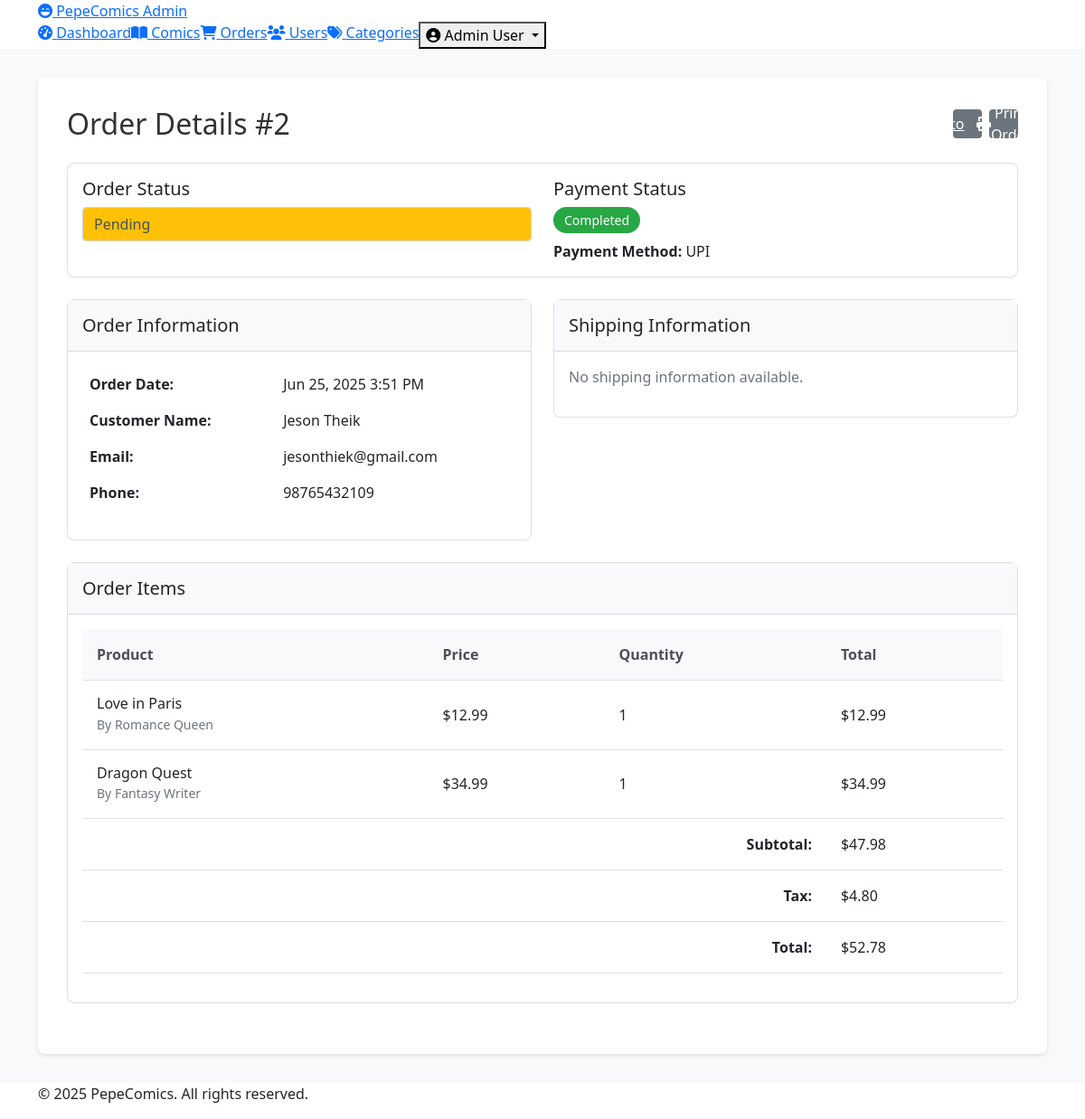
The page /admin/php/views/order-details.php?id=2 (signed in) on the database its author committed.
### tables this page shows
CREATE TABLE orders (
    order_id INT AUTO_INCREMENT PRIMARY KEY,
    user_id INT NOT NULL,
    order_date DATETIME DEFAULT CURRENT_TIMESTAMP NOT NULL,
    status ENUM('pending', 'processing', 'shipped', 'delivered', 'cancelled') NOT NULL DEFAULT 'pending',
    shipping_address TEXT NOT NULL,
    total_amount DECIMAL(10,2) NOT NULL,
    FOREIGN KEY (user_id) REFERENCES users(user_id) ON DELETE CASCADE
);

CREATE TABLE users (
    user_id INT AUTO_INCREMENT PRIMARY KEY,
    name VARCHAR(100) NOT NULL,
    email VARCHAR(100) UNIQUE NOT NULL,
    phone VARCHAR(15),
    address TEXT,
    password_hash VARCHAR(255) NOT NULL,
    is_admin BOOLEAN DEFAULT FALSE
);

CREATE TABLE order_items (
    order_item_id INT AUTO_INCREMENT PRIMARY KEY,
    order_id INT NOT NULL,
    comic_id INT NOT NULL,
    quantity INT NOT NULL,
    total_price DECIMAL(10,2) NOT NULL,
    FOREIGN KEY (order_id) REFERENCES orders(order_id) ON DELETE CASCADE,
    FOREIGN KEY (comic_id) REFERENCES comics(comic_id) ON DELETE CASCADE
);

CREATE TABLE comics (
    comic_id INT AUTO_INCREMENT PRIMARY KEY,
    title VARCHAR(150) NOT NULL,
    author VARCHAR(100),
    publisher VARCHAR(100),
    price DECIMAL(10,2) NOT NULL,
    stock INT DEFAULT 0 NOT NULL,
    description TEXT,
    image_data MEDIUMBLOB,
    image_type VARCHAR(50),
    image_name VARCHAR(255)
);

### php/models/Order.php (called while the page is built, shortened)
<?php
class Order {
    private $pdo;
    public function __construct($pdo) {
        $this->pdo = $pdo;
    }
    public function getOrderItems($orderId) {
        try {
            $stmt = $this->pdo->prepare('
                SELECT oi.*,
                       c.title,
                       c.author,
                       c.price,
                       oi.quantity,
                       oi.total_price
                FROM order_items oi
                JOIN comics c ON oi.comic_id = c.comic_id
                WHERE oi.order_id = :order_id
                ORDER BY oi.order_item_id ASC
            ');
            $stmt->execute(['order_id' => $orderId]);
            $items = $stmt->fetchAll(PDO::FETCH_ASSOC);
            return $items;
        } catch (Exception $e) {
            error_log("Error getting order items: " . $e->getMessage());
            return [];
        }
    }
    public function getOrderById($orderId) {
        try {
            $stmt = $this->pdo->prepare('
                SELECT o.*,
                       u.name as customer_name,
                       u.email,
                       u.phone,
                       p.status as payment_status,
                       p.payment_method,
                       (SELECT SUM(total_price) FROM order_items WHERE order_id = o.order_id) as subtotal,
                       (SELECT SUM(total_price) * 0.1 FROM order_items WHERE order_id = o.order_id) as tax,
                       (SELECT SUM(total_price) * 1.1 FROM order_items WHERE order_id = o.order_id) as total_amount
                FROM orders o
                LEFT JOIN users u ON o.user_id = u.user_id
                LEFT JOIN payments p ON o.order_id = p.order_id
                WHERE o.order_id = :order_id
            ');
            $stmt->execute(['order_id' => $orderId]);
            $order = $stmt->fetch(PDO::FETCH_ASSOC);
            if ($order) {
                if (!empty($order['shipping_address'])) {
                    $addressParts = explode(',', $order['shipping_address']);
                    $order['shipping_address'] = isset($addressParts[0]) ? trim($addressParts[0]) : '';
                    $order['shipping_city'] = isset($addressParts[1]) ? trim($addressParts[1]) : '';
                    $order['shipping_state'] = isset($addressParts[2]) ? trim(explode(' ', trim($addressParts[2] ?? ''))[0] ?? '') : '';
                    $order['shipping_postal_code'] = isset($addressParts[2]) ? trim(substr(strstr($addressParts[2] ?? '', ' ') ?? '', 1)) : '';
                } else {
                    $order['shipping_address'] = '';
                    $order['shipping_city'] = '';
                    $order['shipping_state'] = '';
                    $order['shipping_postal_code'] = '';
                }
            }
            return $order;
        } catch (Exception $e) {
            error_log("Error getting order by ID: " . $e->getMessage());
            return null;
        }
    }
}

### admin/php/views/order-details.php (the view, shortened to what this page needs)
<?php
require_once '../../../php/db.php';
require_once '../../../php/models/Order.php';
$orderModel = new Order($pdo);
$orderId = isset($_GET['id']) ? intval($_GET['id']) : 0;
$order = $orderModel->getOrderById($orderId);
$orderItems = $orderModel->getOrderItems($orderId);
function getStatusColor($status) {
    switch (strtolower($status)) {
        case 'pending':
            return '#ffc107';
    }
}
require_once 'header.php';
?>
<div class="admin-main">
    <div class="container">
        <div class="admin-content">
            <div class="d-flex justify-content-between align-items-center mb-4">
                <h1>Order Details #<?= $orderId ?></h1>
                <div class="action-buttons">
                    <a href="orders.php" class="admin-btn admin-btn-secondary">
                        <i class="fas fa-arrow-left"></i> Back to Orders
                    </a>
                    <button type="button" class="admin-btn admin-btn-secondary"
                            onclick="printOrder(<?= $orderId ?>)">
                        <i class="fas fa-print"></i> Print Order
                    </button>
                </div>
            </div>
            <div class="card mb-4">
                <div class="card-body">
                    <div class="row">
                        <div class="col-md-6">
                            <h5>Order Status</h5>
                            <form method="POST" class="status-form">
                                <select class="form-control status-select" name="status"
                                        onchange="this.form.submit()"
                                        style="background-color: <?= getStatusColor($order['status']) ?>">
                                    <option value="pending" <?= $order['status'] === 'pending' ? 'selected' : '' ?>>
                                        Pending
                                    </option>
                                </select>
                            </form>
                        </div>
                        <div class="col-md-6">
                            <h5>Payment Status</h5>
                            <span class="status-badge status-<?= strtolower($order['payment_status']) ?>">
                                <?= ucfirst($order['payment_status']) ?>
                            </span>
                            <?php if (!empty($order['payment_method'])): ?>
                                <div class="mt-2">
                                    <strong>Payment Method:</strong> <?= ucfirst($order['payment_method']) ?>
                                </div>
                            <?php endif; ?>
                        </div>
                    </div>
                </div>
            </div>
            <div class="row">
                <div class="col-md-6">
                    <div class="card mb-4">
                        <div class="card-header">
                            <h5 class="mb-0">Order Information</h5>
                        </div>
                        <div class="card-body">
                            <table class="table table-borderless">
                                <tr>
                                    <th>Order Date:</th>
                                    <td><?= date('M j, Y g:i A', strtotime($order['order_date'])) ?></td>
                                </tr>
                                <tr>
                                    <th>Customer Name:</th>
                                    <td><?= htmlspecialchars($order['customer_name']) ?></td>
                                </tr>
                                <tr>
                                    <th>Email:</th>
                                    <td><?= htmlspecialchars($order['email']) ?></td>
                                </tr>
                                <?php if (!empty($order['phone'])): ?>
                                    <tr>
                                        <th>Phone:</th>
                                        <td><?= htmlspecialchars($order['phone']) ?></td>
                                    </tr>
                                <?php endif; ?>
                            </table>
                        </div>
                    </div>
                </div>
                <div class="col-md-6">
                    <div class="card mb-4">
                        <div class="card-header">
                            <h5 class="mb-0">Shipping Information</h5>
                        </div>
                        <div class="card-body">
                            <?php if (!empty($order['shipping_address'])): ?>
                                <table class="table table-borderless">
                                    <tr>
                                        <th>Address:</th>
                                        <td><?= htmlspecialchars($order['shipping_address']) ?></td>
                                    </tr>
                                    <?php if (!empty($order['shipping_city'])): ?>
                                        <tr>
                                            <th>City:</th>
                                            <td><?= htmlspecialchars($order['shipping_city']) ?></td>
                                        </tr>
                                    <?php endif; ?>
                                    <?php if (!empty($order['shipping_state'])): ?>
                                        <tr>
                                            <th>State:</th>
                                            <td><?= htmlspecialchars($order['shipping_state']) ?></td>
                                        </tr>
                                    <?php endif; ?>
                                    <?php if (!empty($order['shipping_postal_code'])): ?>
                                        <tr>
                                            <th>Postal Code:</th>
                                            <td><?= htmlspecialchars($order['shipping_postal_code']) ?></td>
                                        </tr>
                                    <?php endif; ?>
                                </table>
                            <?php else: ?>
                                <p class="text-muted">No shipping information available.</p>
                            <?php endif; ?>
                        </div>
                    </div>
                </div>
            </div>
            <div class="card mb-4">
                <div class="card-header">
                    <h5 class="mb-0">Order Items</h5>
                </div>
                <div class="card-body">
                    <?php if (!empty($orderItems)): ?>
                        <div class="table-responsive">
                            <table class="admin-table">
                                <thead>
                                    <tr>
                                        <th>Product</th>
                                        <th>Price</th>
                                        <th>Quantity</th>
                                        <th>Total</th>
                                    </tr>
                                </thead>
                                <tbody>
                                    <?php foreach ($orderItems as $item): ?>
                                        <tr>
                                            <td>
                                                <div class="d-flex align-items-center">
                                                    <div class="ms-0">
                                                        <h6 class="mb-0"><?= htmlspecialchars($item['title']) ?></h6>
                                                        <?php if (!empty($item['author'])): ?>
                                                            <small class="text-muted">
                                                                By <?= htmlspecialchars($item['author']) ?>
                                                            </small>
                                                        <?php endif; ?>
                                                    </div>
                                                </div>
                                            </td>
                                            <td>$<?= number_format($item['price'], 2) ?></td>
                                            <td><?= $item['quantity'] ?></td>
                                            <td>$<?= number_format($item['total_price'], 2) ?></td>
                                        </tr>
                                    <?php endforeach; ?>
                                </tbody>
                                <tfoot>
                                    <tr>
                                        <td colspan="3" class="text-end"><strong>Subtotal:</strong></td>
                                        <td>$<?= number_format($order['subtotal'], 2) ?></td>
                                    </tr>
                                    <tr>
                                        <td colspan="3" class="text-end"><strong>Tax:</strong></td>
                                        <td>$<?= number_format($order['tax'], 2) ?></td>
                                    </tr>
                                    <tr>
                                        <td colspan="3" class="text-end"><strong>Total:</strong></td>
                                        <td>$<?= number_format($order['total_amount'], 2) ?></td>
                                    </tr>
                                </tfoot>
                            </table>
                        </div>
                    <?php else: ?>
                        <p class="text-muted">No order items found.</p>
                    <?php endif; ?>
                </div>
            </div>
        </div>
    </div>
</div>
<?php require_once 'footer.php'; ?>

### admin/css/admin.css (style rules this page uses)
.admin-main { padding: 2rem 0; min-height: calc(100vh - 60px); background-color: #f8f9fa; }
.admin-content { background-color: #fff; border-radius: 8px; box-shadow: 0 2px 4px rgba(0, 0, 0, 0.1); padding: 2rem; }
h1 { color: #333; font-size: 2rem; margin-bottom: 0; }
.admin-btn { display: inline-flex; align-items: center; justify-content: center; padding: 0.5rem 1rem; border-radius: 4px; border: none; font-weight: 500; cursor: pointer; transition: all 0.2s ease-in-out; }
.admin-btn i { margin-right: 0.5rem; }
.admin-btn-secondary { background-color: #6c757d; color: #fff; }
.admin-table { width: 100%; margin-bottom: 1rem; background-color: transparent; border-collapse: collapse; }
.admin-table th, .admin-table td { padding: 1rem; vertical-align: middle; border-bottom: 1px solid #dee2e6; }
.admin-table th { font-weight: 600; background-color: #f8f9fa; color: #495057; text-align: left; }
.action-buttons { display: flex; gap: 0.5rem; }
.action-buttons .admin-btn { width: 32px; height: 32px; padding: 0; }
.action-buttons .admin-btn i { margin: 0; }
.status-badge { display: inline-block; padding: 0.25rem 0.75rem; border-radius: 50px; font-size: 0.875rem; font-weight: 500; }
.status-completed { background-color: #28a745; color: #fff; }
.form-control { display: block; width: 100%; padding: 0.375rem 0.75rem; font-size: 1rem; line-height: 1.5; color: #495057; background-color: #fff; background-clip: padding-box; border: 1px solid #ced4da; border-radius: 4px; transition: border-color 0.15s ease-in-out, box-shadow 0.15s ease-in-out; }
.card { position: relative; display: flex; flex-direction: column; min-width: 0; word-wrap: break-word; background-color: #fff; background-clip: border-box; border: 1px solid rgba(0, 0, 0, 0.125); border-radius: 8px; }
.card-header { padding: 1rem; margin-bottom: 0; background-color: #f8f9fa; border-bottom: 1px solid rgba(0, 0, 0, 0.125); }
.card-body { flex: 1 1 auto; padding: 1rem; }
.mb-4 { margin-bottom: 1.5rem; }
.d-flex { display: flex; }
.justify-content-between { justify-content: space-between; }
.align-items-center { align-items: center; }
.text-muted { color: #6c757d; }

### rows shown on the page
orders: status "Pending", order_date "Jun 25, 2025 3:51 PM", user.name "Jeson Theik", user.email "jesonthiek@gmail.com", user.phone "98765432109"
order_items: comic.title "Love in Paris", comic.author "Romance Queen", comic.price "12.99", quantity "1", total_price "12.99"
order_items: comic.title "Dragon Quest", comic.author "Fantasy Writer", comic.price "34.99", quantity "1", total_price "34.99"

### other values the page prints
$_SESSION['user_name'] "Admin User"
$orderId "2"
$order['payment_status'] "Completed"
$order['payment_method'] "UPI"
$order['subtotal'] "47.98"
$order['tax'] "4.80"
$order['total_amount'] "52.78"
